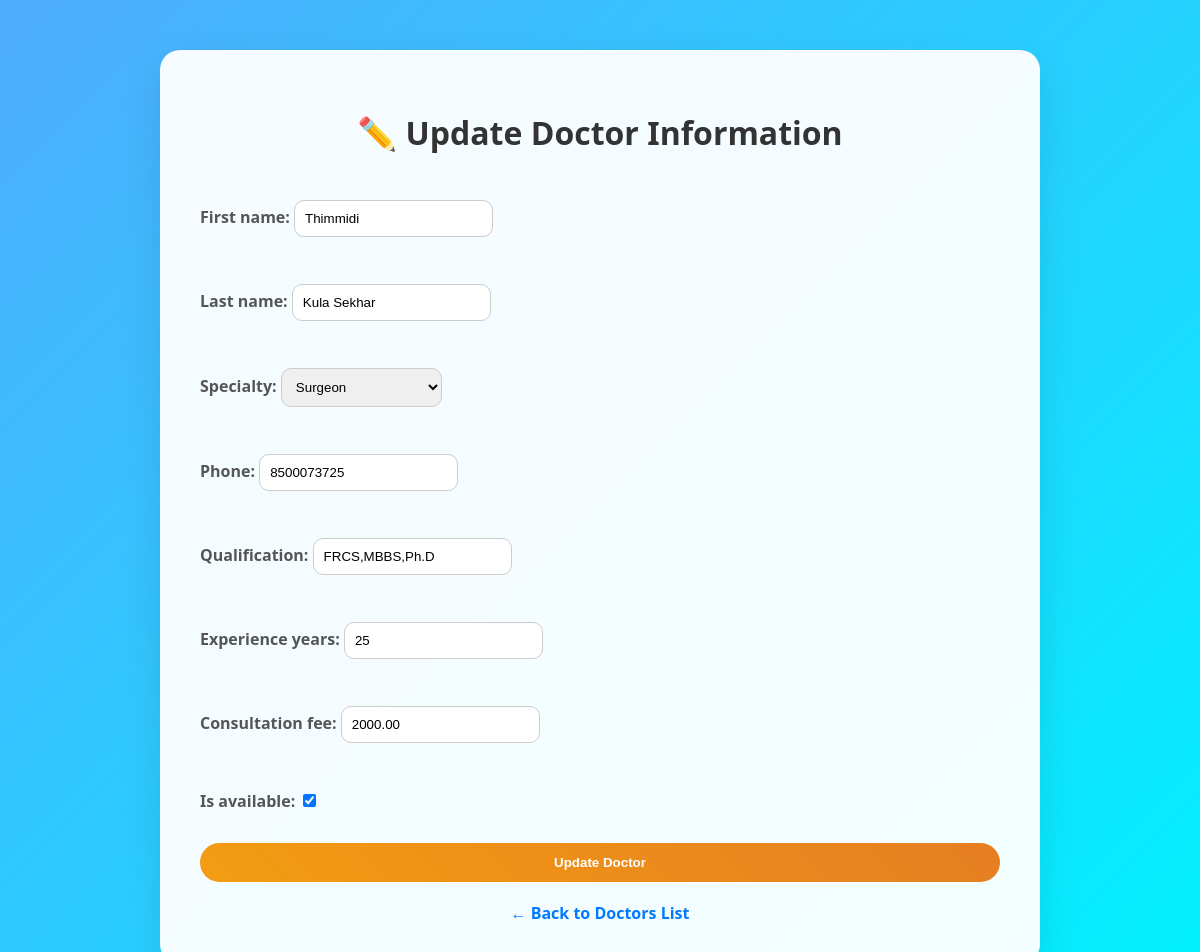
Page /doctors/2/update/ on the committed database.
### app1/models.py (models this page shows, shortened)
class Doctor(models.Model):
    SPECIALTY_CHOICES = [
        ('GP', 'General Practitioner'),
        ('CAR', 'Cardiologist'),
        ('DER', 'Dermatologist'),
        ('PED', 'Pediatrician'),
        ('SUR', 'Surgeon'),
    ]
    first_name = models.CharField(max_length=50)
    last_name = models.CharField(max_length=50)
    specialty = models.CharField(max_length=10, choices=SPECIALTY_CHOICES)
    phone = models.CharField(max_length=15)
    qualification = models.CharField(max_length=100)
    experience_years = models.IntegerField(default=0)
    consultation_fee = models.DecimalField(max_digits=10, decimal_places=2)
    is_available = models.BooleanField(default=True)

### app1/views.py (the view)
# urls.py: path("doctors/<int:id>/update/", views.doctor_update, name="doctor_update"),
def doctor_update(request, id):
    doctor = get_object_or_404(Doctor, id=id)
    if request.method == 'POST':
        form = DoctorForm(request.POST, instance=doctor)
        if form.is_valid():
            form.save()
            messages.success(request, 'Doctor updated successfully!')
            return redirect('doctor_list')
    else:
        form = DoctorForm(instance=doctor)
    return render(request, 'doctors/update.html', {'form': form})

### app1/forms.py
class DoctorForm(forms.ModelForm):
    class Meta:
        model = Doctor
        fields = '__all__'
        widgets = {
            'qualification': forms.TextInput(attrs={'placeholder': 'MBBS, MD, etc.'}),
        }

### templates/doctors/update.html (shortened to what this page needs)
<!DOCTYPE html>
<html>
<head>
</head>
<body>
    <div class="container">
        <h1>✏️ Update Doctor Information</h1>
        <form method="POST">
            {{ form.as_p }}
            <button type="submit" class="btn">Update Doctor</button>
        </form>
        <a href="{% url 'doctor_list' %}">← Back to Doctors List</a>
    </div>
</body>
</html>

### templates/doctors/update.html (style rules this page uses)
body { font-family: 'Segoe UI', sans-serif; background: linear-gradient(135deg, #4facfe, #00f2fe); min-height: 100vh; }
.container { max-width: 800px; margin: 50px auto; background: rgba(255,255,255,0.95); padding: 40px; border-radius: 20px; box-shadow: 0 15px 40px rgba(0,0,0,0.1); }
h1 { text-align:center; color:#333; margin-bottom:30px; }
form { display:flex; flex-direction:column; gap:15px; }
label { font-weight:600; color:#555; }
input, select, textarea { padding:10px; border:1px solid #ccc; border-radius:10px; }
.btn { padding:12px; background: linear-gradient(45deg, #f39c12, #e67e22); color:white; border:none; border-radius:25px; font-weight:600; cursor:pointer; transition:0.3s; }
a { display:block; text-align:center; margin-top:20px; text-decoration:none; color:#007bff; font-weight:600; }

### rows in the picture
Doctor: first_name "Thimmidi", last_name "Kula Sekhar", specialty "Surgeon", phone "8500073725", qualification "FRCS,MBBS,Ph.D", experience_years "25", consultation_fee "2000.00", is_available "☑"
